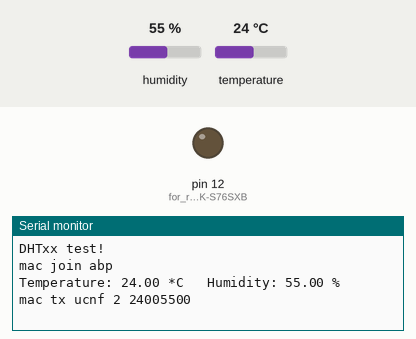
The sketch below on a simulated Arduino Mega 2560, built with avr-gcc and run on an emulated ATmega2560. Parts: output pins drawn as LEDs (lit = HIGH), the last lines printed to the serial monitor. Inputs (shaded band) come from the test bench; at power-on: humidity 55 %, temperature 24 °C.

Above: at 8.3 s.
8.4 s: humidity set to 22 %
At 11.1 s:
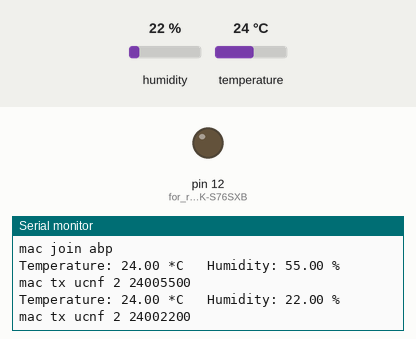
12.6 s: temperature set to 12 °C
At 15.2 s:
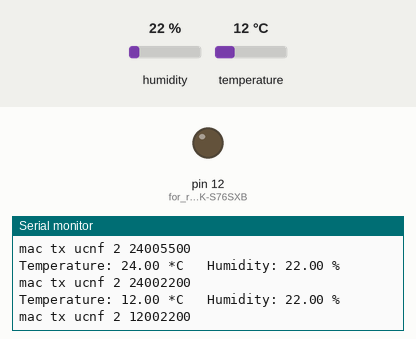
16.8 s: humidity set to 40 %
At 18.1 s:
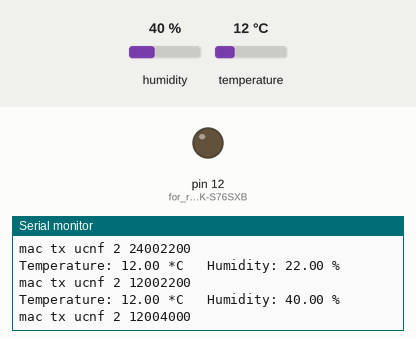
Timing chart, 0 to 19.8 s (numbered marks = the images above; inputs shaded):
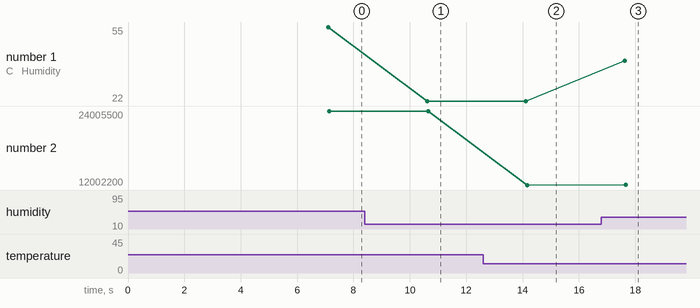

The sketch:

Lab-2_lora.ino.ino
```cpp
#include "DHT.h"

#define DHTPIN A0
#define DHTTYPE DHT22   // DHT 22  (AM2302), AM2321
DHT dht(DHTPIN, DHTTYPE);

void setup() {
  Serial.begin(9600);
  Serial1.begin(115200);

  dht.begin();
  Serial.println("DHTxx test!");

  // set the data rate for the SoftwareSerial port
  pinMode(12, OUTPUT);  //for rest EK-S76SXB
  digitalWrite(12, LOW);
  delay(100);
  pinMode(12, INPUT);  //for rest EK-S76SXB
  delay(2000);

  Serial1.print("mac join abp");  //join mode of LoRaWAN (use abp)
  Serial.println("mac join abp");
  delay(5000);

}

int val_t,val_h;   //temperature & humidity int part
int val_tp,val_hp;  //temperature & humidity point part

String lora_string; //string for TX

void loop() {

  float h = dht.readHumidity();
  float t = dht.readTemperature();
  if (isnan(h) || isnan(t)) {
    Serial.println("Failed to read from DHT sensor!");
    return;
  }

  Serial.print("Temperature: ");
  Serial.print(t);
  Serial.print(" *C\t ");
  Serial.print("Humidity: ");
  Serial.print(h);
  Serial.println(" %");


////////////next for LoRa tx /////////////////////////////

  val_t = (int) t;
  val_tp=int ((t - val_t)*100);
  val_h = (int) h;
  val_hp=int ((h - val_h)*100);

  lora_string="mac tx ucnf 2 "; //for tx header

  //temperature & humidity for tx (hex format)
  if (val_t<10) lora_string+="0";
  lora_string+=val_t;
  if (val_tp<10) lora_string+="0";
  lora_string+=val_tp;
  if (val_h<10) lora_string+="0";
  lora_string+=val_h;
  if (val_hp<10) lora_string+="0";
  lora_string+=val_hp;
  Serial1.print(lora_string);  //tx now
  Serial.println(lora_string);  //tx now


  delay(3500);
}
```

Measured:
- after the input at 8.4 s, the serial monitor: prints a new line after 2.2 s (image 1)
- after the input at 12.6 s, the serial monitor: prints a new line after 1.5 s (image 2)
- after the input at 16.8 s, the serial monitor: prints a new line after 0.83 s (image 3)
- plotted number 1: 55 → 22 after the input at 8.4 s, 22 → 40 after the input at 16.8 s
- plotted number 2: 24005500 → 24002200 after the input at 8.4 s, 24002200 → 12002200 after the input at 12.6 s, 12002200 → 12004000 after the input at 16.8 s
